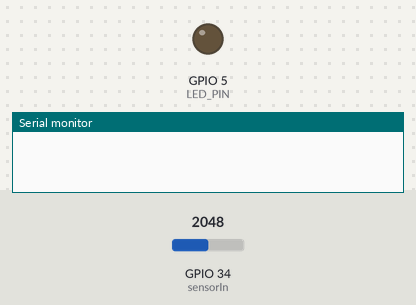
The sketch below on a simulated ESP32. On the bench: output pins drawn as LEDs (lit = HIGH), the last lines printed to the serial monitor. Inputs (shaded band) come from the test bench; at power-on: GPIO 34 (sensorIn) = 2048. WiFi joins after 1.5 s; servers stay silent unless stated. At 7.4 s the program puts the board to deep sleep or switches it off; the recording ends there.

Above: at 0.0 s.
At 1.1 s:
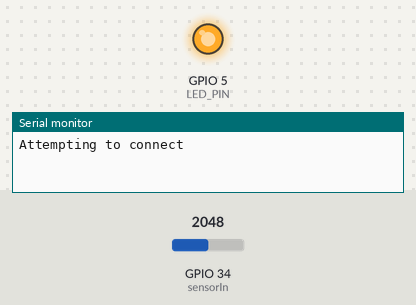
Timing chart, 0 to 2.6 s (numbered marks = the images above):
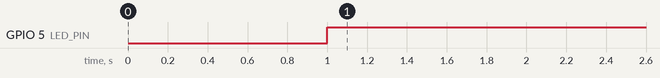

Measured:
- by itself, GPIO 5 (LED_PIN): LOW → HIGH at 1.0 s

The sketch:

sensor_data.ino
```cpp
#include "ThingSpeak.h"
#include <WiFi.h>

#define uS_TO_S_FACTOR 1000000ULL
#define TIME_TO_SLEEP  10

WiFiClient  client;
const char* ssid = "RKnet";
const char* password = "xmn3dw7v2qquzf5";
unsigned long myChannelNumber = 2;
const char* myWriteAPIKey = "JAEMML0I9GFOKKGP";

const int LED_PIN = 5;
const int sensorIn = 34;
int mVperAmp = 185;
int Watt = 0;
float Voltage = 0;
float VRMS = 0;
float AmpsRMS = 0;


void setup() {
  Serial.begin (115200);
  pinMode(LED_PIN,OUTPUT);
  delay(1000);
  digitalWrite(5,255);

  //Connect to WiFi
  WiFi.mode(WIFI_STA);
  ThingSpeak.begin(client);

  if(WiFi.status()!=WL_CONNECTED){
    Serial.print("Attempting to connect");
    while(WiFi.status() != WL_CONNECTED){
      WiFi.begin(ssid, password);
      delay(5000);
    }
    Serial.println("\nConnected");
  }

  Serial.println ("");
  Voltage = getVPP();
  VRMS = (Voltage/2.0) *0.707;   //root 2 is 0.707
  AmpsRMS = ((VRMS * 1000)/mVperAmp)-0.3; //0.3 is the error I got for my sensor
  Serial.print(AmpsRMS);
  Serial.print(" Amps RMS  ---  ");
  Watt = (AmpsRMS*240/1.2);
  Serial.print(Watt);
  Serial.println(" Watts");
  delay(100);

  ThingSpeak.setField(1,AmpsRMS);
  ThingSpeak.setField(2,Watt);


  int x = ThingSpeak.writeFields(myChannelNumber,myWriteAPIKey);

  if(x==200){
    Serial.println("Channel update Succesfull!");
  }else{
    Serial.println("Problem updating channel. HTTP error code : " + String(x));
  }

  esp_sleep_enable_timer_wakeup(TIME_TO_SLEEP * uS_TO_S_FACTOR);
  Serial.println("ESP32 to sleep for every " + String(TIME_TO_SLEEP) + " Seconds");


  Serial.println("Going to sleep now");
  Serial.flush();
  esp_deep_sleep_start();

}

void loop() {
  Serial.println ("");
  Voltage = getVPP();
  VRMS = (Voltage/2.0) *0.707;
  AmpsRMS = ((VRMS * 1000)/mVperAmp)-0.3;

  Serial.print(AmpsRMS);
  Serial.print(" Amps RMS  ---  ");
  Watt = (AmpsRMS*240/1.2);

  Serial.print(Watt);
  Serial.println(" Watts");
delay (100);
}

float getVPP()
{
  float result;
  int readValue;
  int maxValue = 0;
  int minValue = 4096;

   uint32_t start_time = millis();
   while((millis()-start_time) < 1000)
   {
       readValue = analogRead(sensorIn);
       if (readValue > maxValue)
       {
           maxValue = readValue;
       }
       if (readValue < minValue)
       {
           minValue = readValue;
       }
   }

   result = ((maxValue - minValue) * 3.3)/4096.0;

   return result;
 }
```
